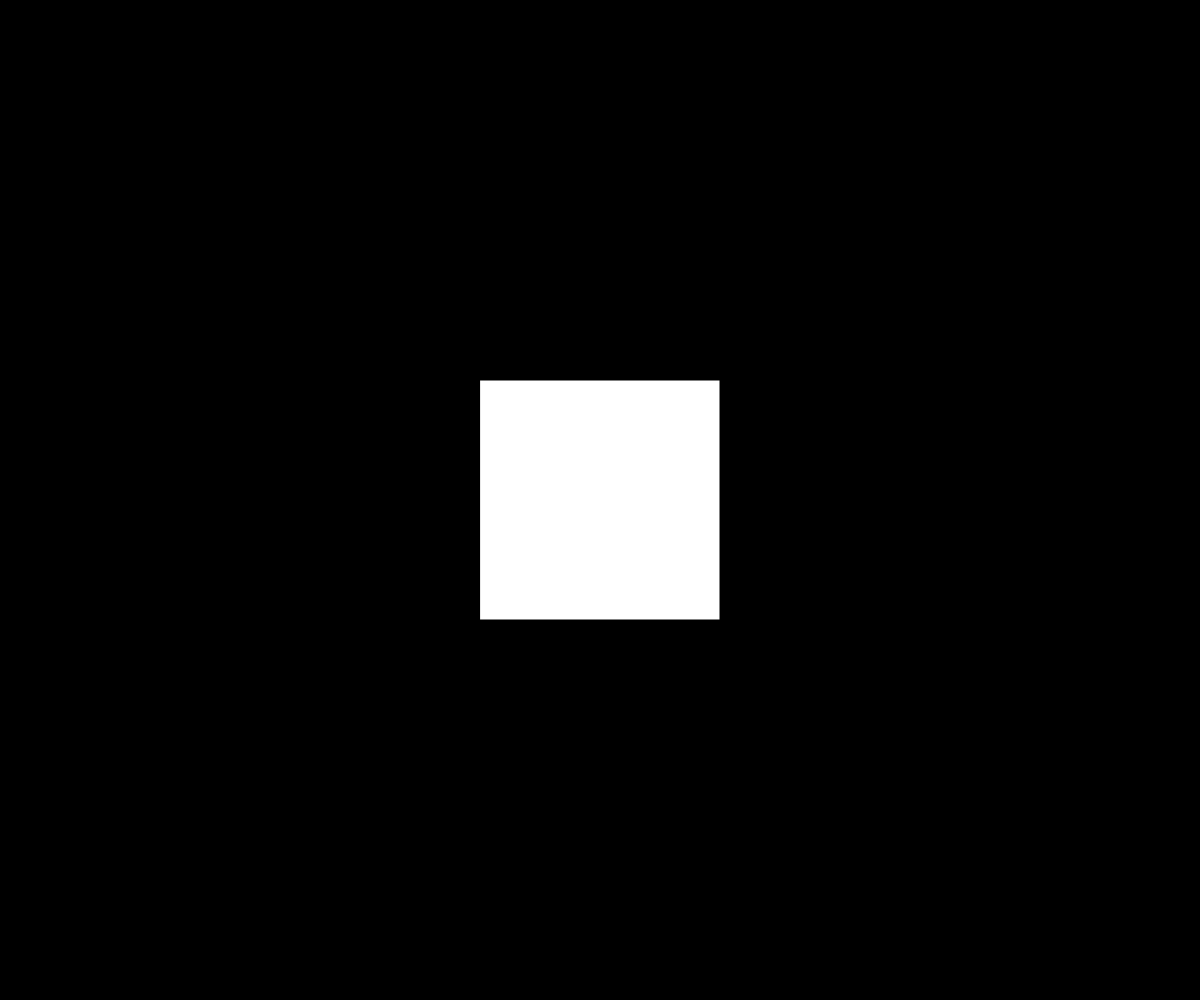
Frame 1 (no input)
Frame 60 (no input): identical to frame 1, image omitted
Frame 120 (the mouse pressed at the canvas centre since frame 60): identical to frame 1, image omitted

The p5.js sketch that drew this single still picture (run headless with seeded random() and noise() and a simulated clock; from frame 60 on, the mouse is pressed at the canvas centre):

// p5.js sketch
// ── sketch.js
let x, y, s;
let interval = 60;

function setup() {
  createCanvas(windowWidth, windowHeight);

  x = width / 2;
  y = height / 2;
  s = width / 5;

  rectMode(CENTER);
  noCursor();
}

function draw() {
  background(0);

  if (frameCount % interval < interval/2) {
    fill(255);
    rect(x, y, s);
  }

}

function mousePressed() {
  bx = mouseX;
}

function keyPressed() {
  switch (keyCode) {
    case RIGHT_ARROW:
      interval++;
      break;
    case LEFT_ARROW:
      interval--;
      break;
    case UP_ARROW:
      interval -= 10;
      break;
    case DOWN_ARROW:
      interval += 10;
      break;
  }

  interval = constrain(interval, 1, 10000);
}
